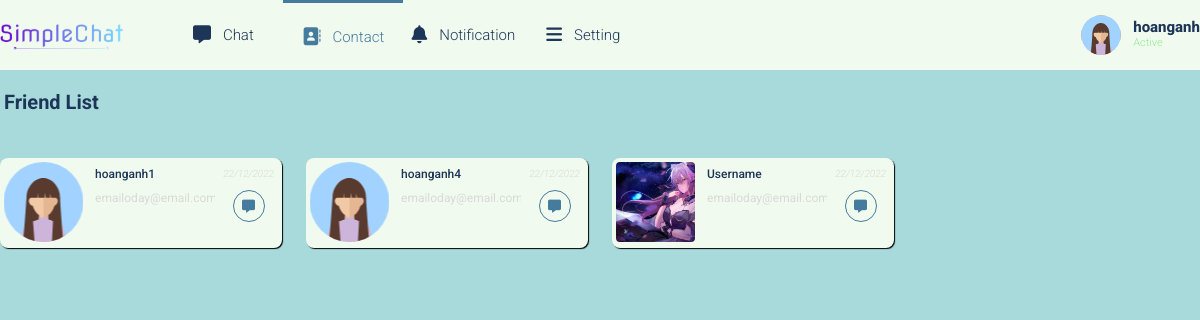
Page /friends/list/ (signed in) on the earlier database version.
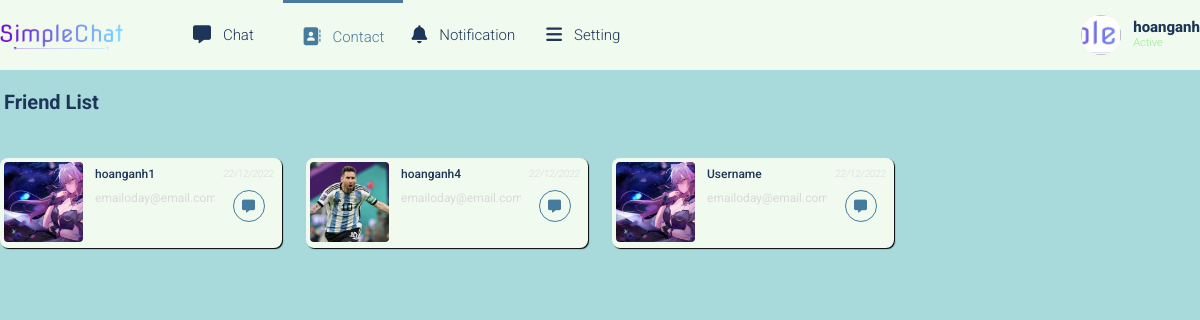
Same page on the later database version.
### user/models.py (models this page shows, shortened)
class CustomUser(AbstractUser):
    create_date = models.DateTimeField(verbose_name=_("created date"), auto_now_add=True)
    profile_image = models.ImageField(max_length=255, upload_to=get_profile_image_path
                                      , null=True, blank=True, default=get_default_profile_image_path)
    gender = models.CharField(max_length=30, choices=GENDER_CHOICES, null=True, blank=True)
    is_online = models.BooleanField(default=False)

### friends/views.py (the view)
# urls.py: path('list/', FriendListView.as_view(), name='friend_list'),
class FriendListView(FriendBaseView):
    def get(self, request):
        context = {}
        user = request.user
        try:
            friends = FriendList.objects.get(user=user)
            context["friend_list"] = friends.friends.all()
            return render(request, 'friends/friend-list.html', context)
        except Exception as e:
            return HttpResponse(str(e))

### templates/friends/friend-list.html (shortened to what this page needs)
{% extends 'base.html' %}
{% load static %}
{% block cssblock %}
    <link rel="stylesheet" href="{% static 'css/friend_list.css' %}?version=1">
{% endblock cssblock %}
{% block header %}
    {% include 'pages/header.html' %}
{% endblock header %}
{% block content %}
<div class="container__friend">
    <div class="grid">
        <div class="grid__row">
            <div class="friend__title">
                <h2 class="friend__title">Friend List</h2>
            </div>
            <div class="friend__list">
                {% for friend in friend_list %}
                <div class="grid__col-3">
                    <div class="friend__card">
                        <div class="friend__card-image" style="background-image: url('{{ friend.profile_image.url }}');"></div>
                        <div class="friend__card-info">
                            <h3 class="friend__card-username">{{ friend.username }}</h3>
                            <span class="friend__card-email">emailoday@email.com</span>
                        </div>
                        <div class="friend__card-action">
                            <span class="friend__card-last-login">22/12/2022</span>
                            <a href="{% url 'user:user_profile' friend.id %}" class="friend__card-action__button">
                                <i class="fa-solid fa-message"></i>
                            </a>
                        </div>
                    </div>
                </div>
                {% endfor %}
                <div class="grid__col-3">
                    <div class="friend__card">
                        <div class="friend__card-image" style="background-image: url(/media/profile_images/2/profile_image.png);"></div>
                        <div class="friend__card-info">
                            <h3 class="friend__card-username">Username</h3>
                            <span class="friend__card-email">emailoday@email.com</span>
                        </div>
                        <div class="friend__card-action">
                            <span class="friend__card-last-login">22/12/2022</span>
                            <a href="" class="friend__card-action__button">
                                <i class="fa-solid fa-message"></i>
                            </a>
                        </div>
                    </div>
                </div>
            </div>
        </div>
    </div>
</div>
{% endblock content %}

### templates/base.html (shortened to what this page needs)
{% load static %}
<!DOCTYPE html>
<html lang="en">
<head>
    <link rel="stylesheet" href="{% static 'fontawesomefree/css/all.min.css' %}">
    <link rel="stylesheet" href="{% static 'css/normalize/normalize.min.css' %}">
    <link rel="stylesheet" type="text/css" href="{% static 'css/base.css' %}?version=1">
    {% block cssblock %}
    {% endblock cssblock %}
</head>
<body>
    <main>
        {% block header %}
        {% endblock header %}
        {% block content %}
        {% endblock %}
    </main>
</body>
</html>

### templates/pages/header.html (shortened to what this page needs)
{% load static %}
<header class="header">
    <div class="grid">
        <nav class="header__navbar">
            <div class="header__navbar-left">
                <div class="header__navbar-logo">
                    <a href="{% url 'chatroom:home' %}" class="header__navbar-logo-link">
                        <img class="header__navbar-logo-img" src="{% static 'img/simplechat-logo.png' %}" alt="Logo web">
                    </a>
                </div>
                <ul class="header__navbar-list header__navbar-menu">
                    <li id="navbar-chat" class="header__navbar-item">
                        <a href="{% url 'chatroom:home' %}" class="header__navbar-item-link">
                            <i class="header__navbar-item-logo fa-solid fa-message"></i>
                            Chat
                        </a>
                    </li>
                    <li id="navbar-contact" class="header__navbar-item">
                        <a href="{% url 'friends:friend_list' %}" class="header__navbar-item-link">
                            <i class="header__navbar-item-logo fa-solid fa-address-book"></i>
                            Contact
                        </a>
                    </li>
                    <li id="navbar-notification" class="header__navbar-item">
                        <a href="#" class="header__navbar-item-link">
                            <i class="header__navbar-item-logo fa-solid fa-bell"></i>
                            Notification
                        </a>
                    </li>
                    <li id="navbar-setting" class="header__navbar-item">
                        <a href="#" class="header__navbar-item-link">
                            <i class="header__navbar-item-logo fa-solid fa-bars"></i>
                            Setting
                        </a>
                    </li>
                </ul>
            </div>
            <div class="header__navbar-right">
                {% if user.is_authenticated %}
                    <img class="header__navbar-item-link header__navbar-profile-avatar" alt="">
                    <div id="header-profile-menu" class="header__navbar-profile">
                        <span class="header__navbar-item-link header__navbar-profile-username">{{request.user.username}}</span>
                        <p class="header__navbar-profile-status">Active</p>
                    </div>
                {% endif %}
            </div>
        </nav>
    </div>
</header>

### static/css/base.css (style rules this page uses)
:root { --white-color: #f8f9fa; --black-color: #000; --text-color: #d9d9d9; --primary-color: #a2d2ff; --no-focus-color: #a8dadc; --warning-color: #ef233c; --header-height: 70px; --bg-color-b: #457b9d; --bg-color: #a8dadc; --card-color: #f1faee; --text-b-color: #1d3557; --input-color: rgba(168, 218, 220, .5); --main-chat-color: #E63946; --active-color: #457b9d; --hover-color: rgba(69, 123, 157, .3); }
* { box-sizing: inherit; }
html { font-size: 62.5%; line-height: 1.6rem; font-family: 'Roboto', sans-serif; box-sizing: border-box; }
.grid { width: 1200px; max-width: 100%; margin: 0 auto; }
.grid__row { display: flex; flex-wrap: wrap; margin-left: -12px; margin-right: -12px; }
.grid__col-3 { padding-left: 12px; padding-right: 12px; width: 25%; }
.header { height: var(--header-height); background-color: var(--card-color); }
.header__navbar { display: flex; justify-content: space-between; height: var(--header-height); }
.header__navbar-left { display: flex; align-items: center; justify-content: flex-start; flex-grow: 1; }
.header__navbar-right { display: inline-flex; justify-content: center; flex-wrap: nowrap; align-items: center; }
.header__navbar-logo, .header__navbar-logo-link, .header__navbar-logo-img { height: 30px; width: auto; }
.header__navbar-list { list-style: none; }
.header__navbar-menu { height: 100%; display: flex; align-items: center; }
.header__navbar-item { position: relative; height: 100%; flex: 1 0; width: 120px; }
.header__navbar-menu .header__navbar-item { box-sizing: border-box; }
.header__navbar-item, .header__navbar-item-link { text-decoration: none; font-size: 1.5rem; display: inline-flex; color: var(--text-b-color); font-weight: 300; align-items: center; justify-content: center; transition: .25s ease; }
.header__navbar-item--active { border-top: 3px solid var(--active-color); }
.header__navbar-item--active .header__navbar-item-link { color: var(--active-color); }
.header__navbar-item-logo { font-size: 1.8rem; margin: 0 12px 0 0; }
.header__navbar-profile { display: flex; flex-direction: column; align-items: flex-start; margin-left: 12px; cursor: pointer; }
.header__navbar-profile-avatar { width: 40px; border-radius: 50%; box-sizing: border-box; border: 0px solid; background-size: cover; background-repeat: no-repeat; background-position: center; height: 40px; background-color: white; }
.header__navbar-profile-username { font-weight: 800; color: var(--text-b-color); }
.header__navbar-profile-status { margin: 0; color: lightgreen; font-weight: 300; font-size: 1.1rem; }

### static/css/friend_list.css (style rules this page uses)
.container__friend { background-color: var(--bg-color); height: calc(100vh - var(--header-height)); }
.friend__title { font-size: 2.0rem; margin: 12px 0 24px 8px; padding: 0px; color: var(--text-b-color); }
.friend__list { display: flex; flex-flow: row wrap; width: 100%; }
.friend__card { background-color: var(--card-color); width: 100%; border-radius: 8px; box-shadow: 1px 1px 1px; display: flex; flex-flow: row nowrap; justify-content: space-between; height: 90px; }
.friend__card-image { border-radius: 4px; margin: 4px; width: 80px; height: 80px; background-size: cover; background-repeat: no-repeat; background-position: center; }
.friend__card-info { display: flex; flex-flow: column nowrap; overflow-x: hidden; }
.friend__card-username { color: var(--text-b-color); font-size: 1.2rem; font-weight: 500; margin: 8px 0 8px 8px; }
.friend__card-email { color: var(--text-color); font-size: 1.2rem; font-weight: 400; margin-left: 8px; }
.friend__card-action { display: flex; flex-flow: column nowrap; align-items: center; }
.friend__card-last-login { color: var(--text-color); font-size: 1.0rem; font-weight: 300; font-style: italic; margin: 8px; }
.friend__card-action__button { border: 1px solid var(--bg-color-b); width: 32px; height: 32px; border-radius: 50%; font-size: 1.3rem; display: flex; align-items: center; justify-content: center; text-decoration: none; color: var(--bg-color-b); }

Differences in the rows shown:
changed CustomUser "hoanganh1": profile_image: a different picture
changed CustomUser "hoanganh4": profile_image: a different picture
